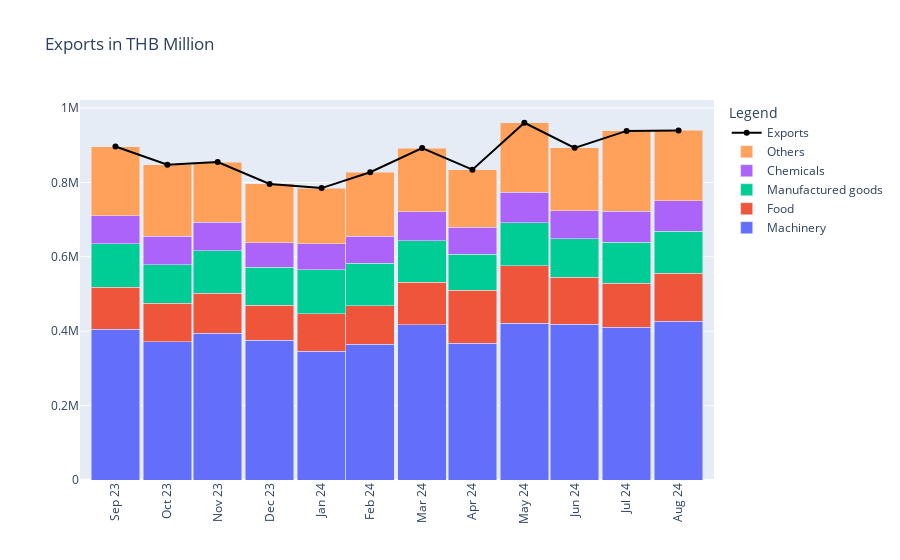

Notebook source saved alongside this figure:
### Code cell
fig = create_value_chart(
    df=df_ex, 
    li_columns=['Machinery', 'Food', 'Manufactured goods', 'Chemicals'], 
    str_agg_column='Exports'
)
fig.update_layout(
    title='Exports in THB Million',
)
fig.show()
